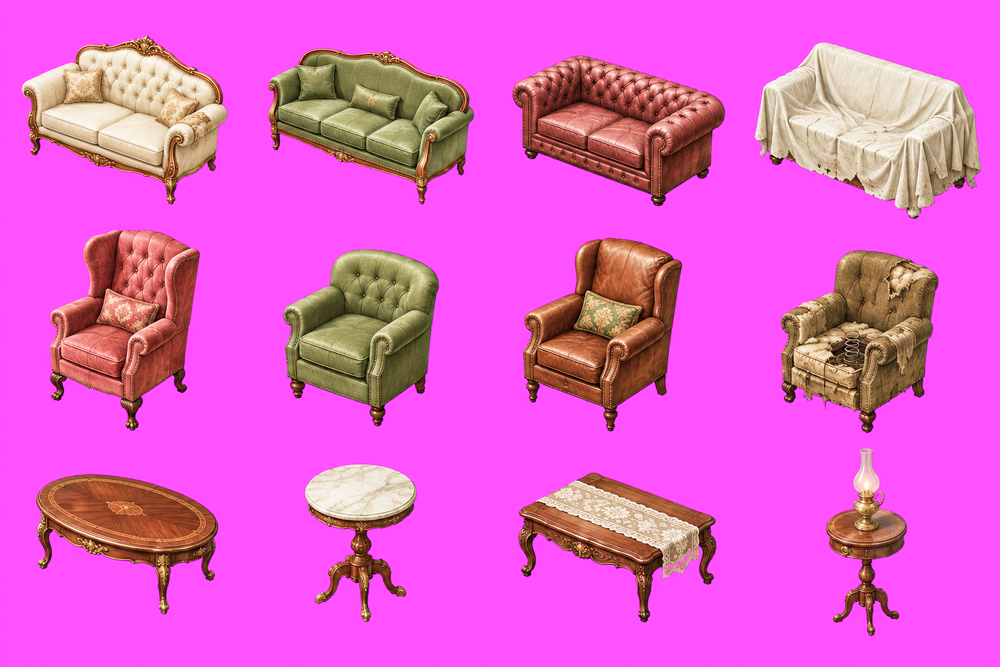
#> input picture art/figma-a/a-sheet-sofas-armchairs-tables.png, 1000 x 667 px, shrunk from 1536 x 1024 before the run; its folder holds 6 pictures in this run
$ python import_figma_a.py
#> lines starting #> are read from the running program, lines starting #| are printed output that depends on the picture; after the words box and inside, x2 and y2 are one past the last pixel; in counts of white or black regions, pixels touching at a corner belong together
"""
시안 A(Figma) 원본 → 게임 에셋 변환. 원본은 art/figma-a (수정하지 않음), 결과는 public/assets/game/a/*.webp + manifest.
- 마젠타 배경 시트: 키 제거(가장자리 번짐 보정) → 칸별 잘라 트림 → 발밑(또는 중심) 기준점
- 크림 배경 아이콘: 가장자리에서 배경색 영역만 투명 처리
- 텍스처: 칸 중앙을 잘라 상하좌우 반전 타일(이음매 없음)
- 캐릭터: 칸별 발끝 정렬 → 동작별 행으로 다시 배치 (src/game/mansion/sprites.json 갱신)
사용: python3 scripts/mansion-art/import_figma_a.py
"""
import json, os
import numpy as np
from PIL import Image, ImageFilter, ImageEnhance

ROOT = os.path.abspath(os.path.join(os.path.dirname(__file__), '../..'))
SRC = os.path.join(ROOT, 'art/figma-a')
OUT = os.path.join(ROOT, 'public/assets/game/a')
MAN_OUT = os.path.join(ROOT, 'public/assets/game/mansion')
os.makedirs(OUT, exist_ok=True)
items = {}
sprites = {}

def key_magenta(im):
    a = np.asarray(im.convert('RGBA')).astype(np.float32)
    r, g, b = a[..., 0], a[..., 1], a[..., 2]
    m = np.minimum(r, b) - g
    alpha = np.clip((140 - m) / 80, 0, 1)
    spill = np.where(alpha < 1, np.clip(m - 20, 0, None), np.clip(m - 60, 0, None))
    a[..., 0] = r - spill * 0.9
    a[..., 2] = b - spill * 0.9
    a[..., 3] = a[..., 3] * alpha
    # 남은 마젠타 기운(잎 끝·거미줄의 분홍빛) 제거: min(R,B)-G 가 20 을 넘는 만큼 R·B 를 낮춤
    r, g, b = a[..., 0], a[..., 1], a[..., 2]
    ex = np.clip(np.minimum(r, b) - g - 20, 0, None)
    a[..., 0] -= ex; a[..., 2] -= ex
    return Image.fromarray(np.clip(a, 0, 255).astype(np.uint8), 'RGBA')

def drop_specks(im, frac=0.02):
    """이웃 칸에서 넘어온 작은 조각 제거 (가장 큰 덩어리의 frac 미만인 연결 영역)"""
    from scipy import ndimage
    a = np.asarray(im).copy()
    lab, n = ndimage.label(a[..., 3] > 24)
    if n > 1:
        sizes = ndimage.sum(np.ones_like(lab), lab, range(1, n + 1))
        keep = np.isin(lab, [i + 1 for i, sz in enumerate(sizes) if sz >= sizes.max() * frac])
        a[..., 3] = np.where(keep | (a[..., 3] <= 24), a[..., 3], 0)
        a[..., 3] = np.where(lab > 0, np.where(keep, a[..., 3], 0), a[..., 3])
    return Image.fromarray(a, 'RGBA')

# [19 lines left out: function key_cream, not called in this run]

def trim(im, pad=4, thr=24):
    bb = im.getchannel('A').point(lambda v: 255 if v > thr else 0).getbbox()
    return im.crop((max(0, bb[0] - pad), max(0, bb[1] - pad), min(im.width, bb[2] + pad), min(im.height, bb[3] + pad)))

def save(key, im, anchor='foot', sheet=''):
    path = os.path.join(ROOT, 'public/assets/game', key + '.webp')
    os.makedirs(os.path.dirname(path), exist_ok=True)
    im.save(path, 'WEBP', quality=88, method=6)
    w, h = im.size
    items[key] = {'w': w, 'h': h, 'anchor': [w // 2, h // 2] if anchor == 'center' else [w // 2, h - 6], 'sheet': f'시안 A · {sheet}'}

def cells(name, cols, rows, keyer=key_magenta):
    im = keyer(Image.open(os.path.join(SRC, name)))
    cw, ch = im.width // cols, im.height // rows
    return [im.crop((i * cw, j * ch, (i + 1) * cw, (j + 1) * ch)) for j in range(rows) for i in range(cols)]

def sheet_objects(name, cols, rows, names, centers=(), note=''):
    for c, n in zip(cells(name, cols, rows), names):
        if n:
            c = drop_specks(c)
            if n == 'cobweb':  # 거미줄 실을 회백색으로
                g = c.convert('LA').convert('RGBA'); g.putalpha(c.getchannel('A')); c = g
            if n.startswith('plant-'):  # 잎 끝에 남은 분홍 기운 → 잎 색으로
                a = np.asarray(c).astype(np.float32); r, g, b = a[..., 0], a[..., 1], a[..., 2]
                pink = (r > g + 8) & (b > g - 4) & (a[..., 3] > 0)
                lum = (r + g + b) / 3
                a[..., 0] = np.where(pink, lum * 0.78, r); a[..., 1] = np.where(pink, lum * 1.12, g); a[..., 2] = np.where(pink, lum * 0.62, b)
                c = Image.fromarray(np.clip(a, 0, 255).astype(np.uint8), 'RGBA')
            save(f'a/{n}', trim(c), 'center' if n in centers else 'foot', note)

sheet_objects('a-sheet-sofas-armchairs-tables.png', 4, 3,
  ['sofa-cream', 'sofa-green', 'sofa-red', 'sofa-covered', 'armchair-rose', 'armchair-green', 'armchair-leather', 'armchair-torn', 'table-oval', 'table-marble', 'table-lace', 'side-table'], note='Figma 33:9')
#> in drop_specks, `lab, n = ndimage.label(a[..., 3] > 24)`:
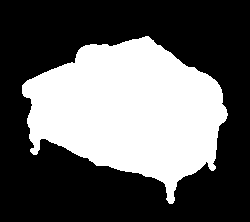
#> lab: shape (222, 250) int32; values 0 (black) and 1 (white), 38% white; 1 white region, box (x1, y1, x2, y2) and area: (22, 36, 228, 204) 21085
#> in drop_specks, `lab, n = ndimage.label(a[..., 3] > 24)`: n = 1
#> in trim, `bb = im.getchannel('A').point(lambda v: 255 if v > thr else 0).getbbox()`: bb = (22, 36, 228, 204)
#> in trim, `return im.crop((max(0, bb[0] - pad), max(0, bb[1] - pad), min(im.width..`:
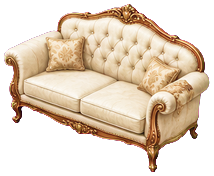
#> returned value: PIL image 214x176 RGBA; mean R, G, B, A 160.3, 135.1, 125.8, 142; transparent parts drawn white
sheet_objects('a-lamps-shelves-rugs.png', 4, 3,
  ['lamp-shade', 'candelabra', 'lamp-tiffany', 'plant-fern', 'bookshelf-low', 'china-cabinet', 'bookshelf-tall', 'plant-palm', 'rug-rose', 'rug-green', 'rug-gold', 'rug-worn'],
  centers={'rug-rose', 'rug-green', 'rug-gold', 'rug-worn'}, note='Figma 33:10')
#> call 2 of cells, with name = 'a-lamps-shelves-rugs.png', cols = 4, rows = 3
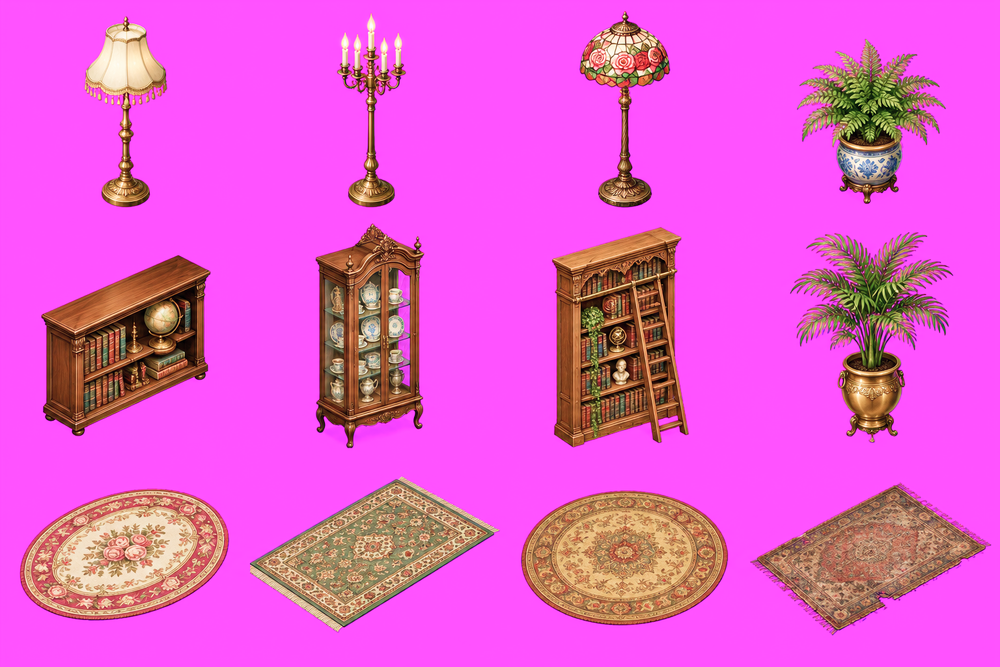
#> input picture art/figma-a/a-lamps-shelves-rugs.png, 1000 x 667 px, shrunk from 1536 x 1024 before the run
#> in drop_specks (call 13), `a = np.asarray(im).copy()`:
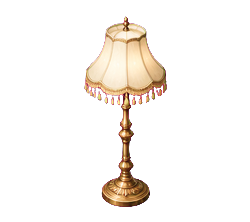
#> a: shape (222, 250, 4); mean R, G, B, A 113.7, 91.8, 105.4, 28.9; transparent parts drawn white
#> in drop_specks (call 13), `lab, n = ndimage.label(a[..., 3] > 24)`:
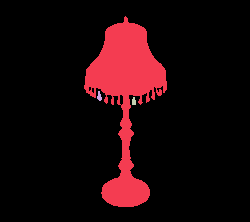
#> lab: shape (222, 250) int32; 4 distinct labels, from 0 to 3; one colour per label, 0 black
#> in drop_specks (call 13), `lab, n = ndimage.label(a[..., 3] > 24)`: n = 3
#> in drop_specks (call 13), `sizes = ndimage.sum(np.ones_like(lab), lab, range(1, n + 1))`: sizes = [6397, 32, 27]
#> in drop_specks (call 13), `keep = np.isin(lab, [i + 1 for i, sz in enumerate(sizes) if sz >= size..`:
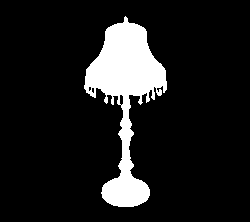
#> keep: shape (222, 250) bool; 11.5% white; 1 white region, box (x1, y1, x2, y2) and area: (84, 16, 167, 207) 6397
#> in drop_specks (call 13), `a[..., 3] = np.where(keep | (a[..., 3] <= 24), a[..., 3], 0)`: a: shape (222, 250, 4); 0.11% of pixels changed, all inside (x1, y1, x2, y2) = (97, 91, 136, 105)
#> in trim (call 13), `bb = im.getchannel('A').point(lambda v: 255 if v > thr else 0).getbbox()`: bb = (84, 16, 167, 207)
#> in trim (call 13), `return im.crop((max(0, bb[0] - pad), max(0, bb[1] - pad), min(im.width..`:
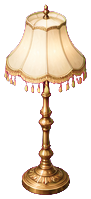
#> returned value: PIL image 91x199 RGBA; mean R, G, B, A 137.9, 111.9, 112.2, 87.9; transparent parts drawn white
#> (the run stopped early here; a loop or call above may not have finished)
